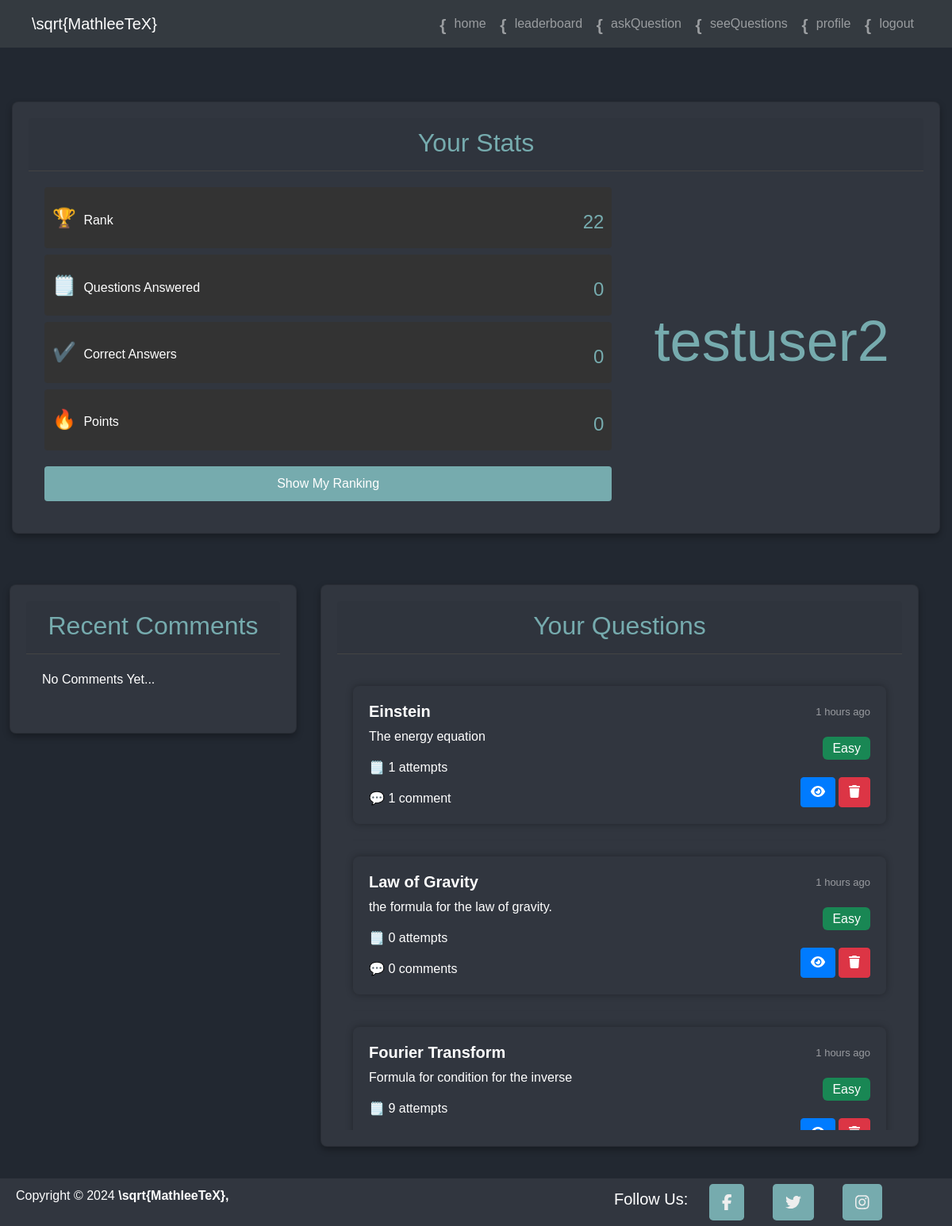
Page /profile (signed in) on the committed database.
### app/models.py (models this page shows)
class users(UserMixin, db.Model):
    user_id = db.Column(db.Integer, primary_key=True)
    username = db.Column(db.String, unique=True, nullable=False)
    email = db.Column(db.String, unique=True, nullable=False)
    password = db.Column(db.String, nullable=False)
    sign_up_date = db.Column(db.DateTime, default=datetime.utcnow)
    points = db.Column(db.Integer, default=0)
    def get_id(self):
        return str(self.user_id)
    @property
    def questions_answered_correctly(self):
        return user_answers.query.filter_by(user_id=self.user_id, is_correct=True).count()
    @property
    def total_questions_answered(self):
        return user_answers.query.filter_by(user_id=self.user_id).count()

class questions(db.Model):
    question_id = db.Column(db.Integer, primary_key=True)
    user_id = db.Column(db.Integer, db.ForeignKey('users.user_id'), nullable=False)
    title = db.Column(db.String, nullable=False)
    question_description = db.Column(db.Text, nullable=False)
    correct_answer = db.Column(db.Text, nullable=False)
    date_posted = db.Column(db.DateTime, default=datetime.utcnow)
    difficulty_level = db.Column(db.String, nullable=False)
    comments = db.relationship('comments', backref='questions')
    deleted = db.Column(db.Boolean, default=False)

### app/routes.py (the view)
@app.route('/profile')
@login_required
def profile():
    user_questions = questions.query.filter_by(user_id=current_user.user_id).all()
    user_questions = [q for q in user_questions if not q.deleted]
    for question in user_questions:
        question.num_attempts = user_answers.query.filter_by(question_id=question.question_id).count()
        question.num_comments = comments.query.filter_by(question_id=question.question_id).count()
    rank = None
    if current_user.is_authenticated:
        if rank is None:
            rank = users.query.filter(users.points > current_user.points).count() + 1
            current_user_stats = {
            'username': current_user.username,
            'points': current_user.points,
            'date_joined': current_user.sign_up_date.strftime('%Y-%m-%d'),
            'questions_answered_correctly': current_user.questions_answered_correctly,
            'total_questions_answered': current_user.total_questions_answered,
            'rank': rank
        }
        answer_form = AnswerForm()
        recent_comments = comments.query.filter(current_user.get_id() == comments.user_id).order_by(comments.date_posted.desc()).limit(5)
        recent_comments = recent_comments.with_entities(comments.body,
                                                        comments.date_posted)
    return render_template('profile.html', user_questions=user_questions, current_user_stats=current_user_stats, answer_form=answer_form, recent_comments=recent_comments)

### app/__init__.py (called while the page is built)
@login_manager.user_loader
def load_user(user_id):
    return models.users.query.get(int(user_id))

### app/templates/profile.html (shortened to what this page needs)
{% extends "katexscripts.html" %}
{% block body %}
<div class="container-fluid mt-5">
    <div class="row">
        <div class="col-12 mb-4">
            <div class="card text-white">
                <div class="card-header">
                    <h2>Your Stats</h2>
                </div>
                <div class="card-body">
                    <div class="row">
                        <div class="col-md-8">
                            <div class="stat-container d-flex align-items-center justify-content-between mb-2">
                                <div>
                                    <span class="stat-icon">🏆</span>
                                    <span>Rank</span>
                                </div>
                                <h4>{{ current_user_stats.rank }}</h4>
                            </div>
                            <div class="stat-container d-flex align-items-center justify-content-between mb-2">
                                <div>
                                    <span class="stat-icon">🗒️</span>
                                    <span>Questions Answered</span>
                                </div>
                                <h4>{{ current_user_stats.total_questions_answered }}</h4>
                            </div>
                            <div class="stat-container d-flex align-items-center justify-content-between mb-2">
                                <div>
                                    <span class="stat-icon">✔️</span>
                                    <span>Correct Answers</span>
                                </div>
                                <h4>{{ current_user_stats.questions_answered_correctly }}</h4>
                            </div>
                            <div class="stat-container d-flex align-items-center justify-content-between mb-2">
                                <div>
                                    <span class="stat-icon">🔥</span>
                                    <span>Points</span>
                                </div>
                                <h4>{{ current_user_stats.points }}</h4>
                            </div>
                            {% if current_user_stats %}
                            <a href="{{ url_for('leaderboard', show_me=True) }}" class="start-button btn btn-info">Show My Ranking</a>
                            {% endif %}
                        </div>
                        <div class="col-md-4 d-flex align-items-center justify-content-center">
                            <div class="username-display text-center">
                                <h1 class="display-3">{{ current_user.username }}</h1>
                            </div>
                        </div>
                    </div>
                </div>
        </div>
    </div>
    <div class="row">
        <div class="col-md-4 end-section">
            <div class="card text-white mb-4">
                <div class="card-header">
                    <h2>Recent Comments</h2>
                </div>
                <div class="card-body">
                    {% if recent_comments.count() == 0 %}
                    <div>
                        <p>No Comments Yet...</p>
                    </div>
                    {% endif %}
                </div>
            </div>
        </div>
        <div class="col-md-8 end-section">
            <div class="card text-white">
                <div class="card-header">
                    <h2>Your Questions</h2>
                </div>
                <div class="card-body" style="overflow-y: auto; height: 600px;">
                    {% for question in user_questions %}
                        <div id="question-{{ question.question_id }}" class="section question container prevent-select" onclick="">
                            <div class="row">
                                <div class="col-8">
                                    <h5 class="fw-bold render-katex">{{ question.title }}</h5>
                                </div>
                                <div class="col-4 text-end opacity-50">
                                    <p class="mb-0">
                                        <span dateposted="{{ question.date_posted }}" class="dateposted question{{ question.question_id }}">{{ question.date_posted }}</span>
                                    </p>
                                </div>
                            </div>
                            <div class="row">
                                <div class="col-9">
                                    <p class="render-katex">{{ question.question_description }}</p>
                                </div>
                                <div class="col-3 text-end align-self-end">
                                    {% if question.difficulty_level == 'Easy' %}
                                        <span class="easy">Easy</span>
                                    {% elif question.difficulty_level == 'Medium' %}
                                        <span class="medium">Medium</span>
                                    {% elif question.difficulty_level == 'Hard' %}
                                        <span class="hard">Hard</span>
                                    {% endif %}
                                </div>
                            </div>
                            <div class="row">
                                <div class="col-6">
                                    <p>🗒️ {{ question.num_attempts }} attempts</p>
                                    <span>💬 {{ question.num_comments }} comment{% if question.num_comments != 1 %}s{% endif %}</span>
                                </div>
                                <div class="col-6 text-end">
                                    <br>
                                    <button onclick='showPreview({{ question.question_id }}, {{ question.title|tojson }}, {{ question.question_description|tojson }}, $(".dateposted.question{{ question.question_id }}").text(), {{ question.difficulty_level|tojson }})' class="btn btn-primary question-preview"><i class="fa-solid fa-eye"></i></button>
                                    <button onclick="deleteQuestion({{ question.question_id }})" class="btn btn-danger"><i class="fa fa-trash" aria-hidden="true"></i></button>
                                </div>
                            </div>
                        </div>
                        <hr>
                    {% else %}
                        <p>You have not posted any questions yet.</p>
                    {% endfor %}
                </div>
            </div>
        </div>
    </div>
</div>
{% endblock %}

### app/static/CSS/style.css (style rules this page uses)
body { margin: 0; padding-top: 60px; font-family: "Computer Modern Bright", sans-serif; background-color: #222831; color: #FFF; }

### rows in the picture
users: username "testuser2"
questions: title "Einstein", question_description "The energy equation", difficulty_level "Easy", num_attempts "1", num_comments "1"
questions: title "Law of Gravity", question_description "the formula for the law of gravity.", difficulty_level "Easy", num_attempts "0", num_comments "0"
questions: title "Fourier Transform", question_description "Formula for condition for the inverse", difficulty_level "Easy", num_attempts "9"

### other values in the picture
{{ current_user_stats.rank }} "22"
{{ current_user_stats.total_questions_answered }} "0"
{{ current_user_stats.questions_answered_correctly }} "0"
{{ current_user_stats.points }} "0"
